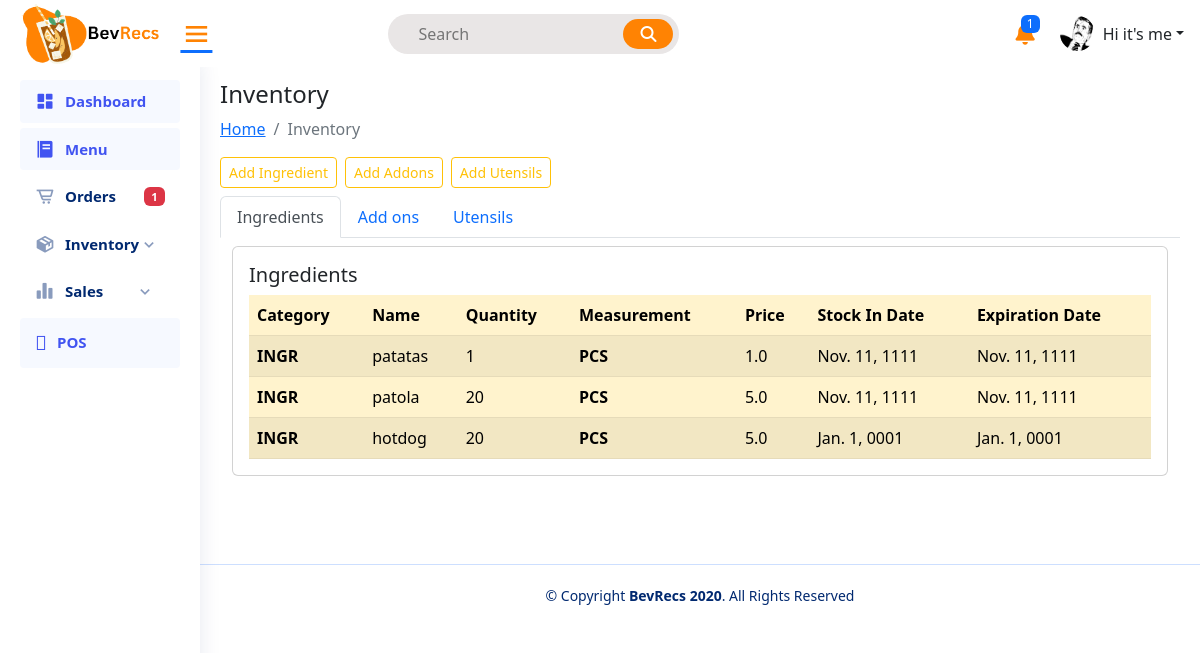
Page //inventory/ on the earlier database version.
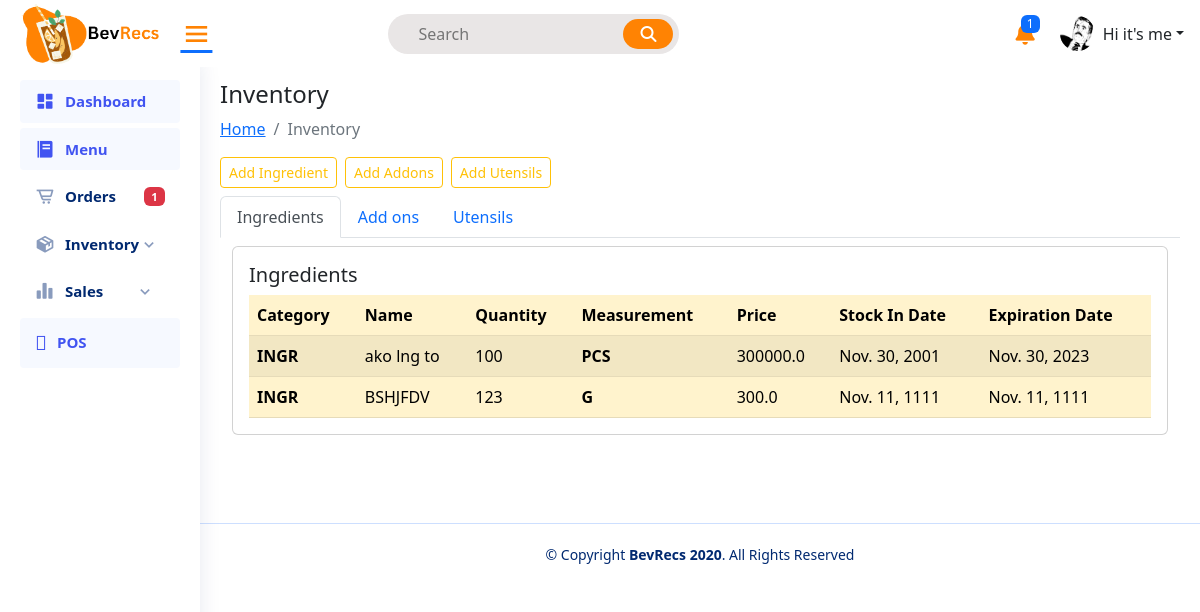
Same page on the later database version.
### pos/models.py (models this page shows, shortened)
class Stocks(models.Model):
    stockname = models.CharField(max_length=50)
    stockcategory = models.CharField(choices=STOCK_CATEGORY, max_length=100)
    stockquantity = models.PositiveIntegerField()
    stockmeasurement = models.CharField(choices=STOCK_QUANTITY, max_length=100)
    stockprice = models.FloatField()
    stockdate_in = models.DateField()
    stockexpiration = models.DateField()

### pos/views.py (the view)
# urls.py: path('/inventory/', views.inventory, name='inventory'),
def inventory(request):
    ingridientForm = IngridientsForm()
    my_data_ingredients = Stocks.objects.all()
    my_data_addOns = Stocks.objects.all()
    my_data_utensils = Stocks.objects.all()
    addOnsForm = AddOnsForm()
    utensilsForm = UtensilsForm()
    context = {
        "stock_category": STOCK_CATEGORY,
        "stock_quantity": STOCK_QUANTITY,
        "my_data_i" : my_data_ingredients.filter(stockcategory="INGR"),
        "my_data_a" : my_data_addOns.filter(stockcategory="AO"),
        "my_data_u" : my_data_utensils.filter(stockcategory="UTNSL"),
        "ingridientForm": ingridientForm,
        "addOnsForm" : addOnsForm,
        "utensilsForm" : utensilsForm,
    }
    return render(request, "inventory.html", context)

### pos/forms.py
class IngridientsForm(forms.ModelForm):
    stockcategory = forms.ChoiceField(
        choices=STOCK_CATEGORY,
        widget=forms.RadioSelect,
    )
    stockmeasurement = forms.ChoiceField(
        choices=STOCK_QUANTITY,
        widget=forms.RadioSelect,
    )
    class Meta:
        model = Stocks  # Eto yung table na gagamitin
        fields = ["stockname","stockmeasurement", "stockcategory", "stockquantity", "stockprice", "stockdate_in", "stockexpiration"]

class AddOnsForm(forms.ModelForm):
    stockcategory = forms.ChoiceField(
        choices=STOCK_CATEGORY,
        widget=forms.RadioSelect,
    )
    stockmeasurement = forms.ChoiceField(
        choices=STOCK_QUANTITY,
        widget=forms.RadioSelect,
    )
    class Meta:
        model = Stocks  # Eto yung table na gagamitin
        fields = ["stockname","stockmeasurement", "stockcategory", "stockquantity", "stockprice", "stockdate_in", "stockexpiration"]

### pos/templates/inventory.html (shortened to what this page needs)
{% load static %}
<!DOCTYPE html>
<html lang="en">
<head>
  <link rel="stylesheet" href="https://cdnjs.cloudflare.com/ajax/libs/font-awesome/6.4.0/css/all.min.css"
 />
  <link href='https://unpkg.com/boxicons@2.1.4/css/boxicons.min.css' rel='stylesheet'>
  <link rel="stylesheet" href="{% static 'main.css' %}">
  <link rel="stylesheet" href="{% static 'style.css' %}">
  <link rel="stylesheet" href="https://cdnjs.cloudflare.com/ajax/libs/twitter-bootstrap/5.2.0/css/bootstrap.min.css">
  <link rel="stylesheet" href="https://cdn.datatables.net/1.13.4/css/dataTables.bootstrap5.min.css">
</head>
<body>
  <header class="header fixed-top d-flex align-items-center">
    <div class="d-flex align-items-center justify-content-between">
      <a href="/templates/index.html" class="logo d-flex align-items-center px-2">
        <img class="logo" src="/static/img/logo-with-name.png" alt="logo">
        <i class='bx bx-menu toggle-sidebar-btn'></i>
      </a>
    </div>
    <div class="search-bar m-auto">
      <form class="search-form d-flex align-items-center">
        <input type="text" name="query" placeholder="Search" title="Enter search keyword">
        <button type="submit" title="Search"><i class="fa fa-search"></i></button>
      </form>
    </div>
    <nav class="header-nav ms-auto">
      <ul class="d-flex align-items-center mt-3 list-unstyled">
        <li class="nav-item dropdown">
          <a class="nav-link nav-icon" href="#" data-bs-toggle="dropdown">
            <i class="fa fa-bell"></i>
            <span class="badge bg-primary badge-number">1</span>
          </a>
        </li>
        <li class="nav-item dropdown pe-3">
          <a class="nav-link nav-profile d-flex align-items-center pe-0" href="#" data-bs-toggle="dropdown">
            <img src="/static/img/profile.png" alt="Profile" class="rounded-circle">
            <span class="d-none d-md-block dropdown-toggle ps-2">Hi it's me</span>
          </a>
        </li>
      </ul>
    </nav>
  </header>
  <aside id="sidebar" class="sidebar">
    <ul class="sidebar-nav" id="sidebar-nav">
      <li class="nav-item">
        <a class="nav-link" href="{% url 'pos:index'%}">
          <i class='bx bxs-dashboard'></i><span>Dashboard</span>
        </a>
      </li>
      <li class="nav-item">
        <a class="nav-link active" data-bs-target="#menu-nav" href="{% url 'pos:menu' %}" >
          <i class='bx bxs-food-menu' ></i></i><span>Menu</span>
        </a>
      </li>
      <li class="nav-item">
        <a class="nav-link collapsed" href="{% url 'pos:order' %}">
          <i class='bx bx-cart-alt'></i><span>Orders</span>
          <span class="badge badge-number ms-auto bg-danger">1</span>
        </a>
      </li>
      <li class="nav-item">
        <a class="nav-link collapsed" data-bs-target="#inventory-nav" data-bs-toggle="collapse" href="">
          <i class='bx bxs-package'></i><span>Inventory</span><i class='bx bx-chevron-down ms-auto'></i>
        </a>
      </li>
      <li class="nav-item">
        <a class="nav-link collapsed" data-bs-target="#sales-nav" data-bs-toggle="collapse" href="#">
          <i class='bx bxs-bar-chart-alt-2'></i><span>Sales</span><i class='bx bx-chevron-down ms-auto'></i>
        </a>
      </li>
      <li class="nav-item">
        <a class="nav-link" data-bs-target="#pos-nav" href="{% url 'pos:home' %}">
          <i class='bx-bar-chart' ></i></i><span>POS</span>
        </a>
      </li>
    </ul>
  </aside>
  <main id="main" class="main">
    <div class="pagetitle">
      <h1>Inventory</h1>
      <nav>
        <ol class="breadcrumb">
          <li class="breadcrumb-item"><a href="/templates/index.html">Home</a></li>
          <li class="breadcrumb-item active">Inventory</li>
        </ol>
      </nav>
    </div>
    <section class="section dashboard">
      <div class="row">
        <div class="col-lg-12 mb-2">
          <div class="row g-2">
              <div class="col-12 d-flex d-grip gap-2">
                <button type="button" class="btn btn-outline-warning btn-sm"  data-bs-toggle="modal" data-bs-target="#addingredientmodal">Add Ingredient</button>
                <button type="button" class="btn btn-outline-warning btn-sm"  data-bs-toggle="modal" data-bs-target="#addonsmodal">Add Addons</button>
                <button type="button" class="btn btn-outline-warning btn-sm"  data-bs-toggle="modal" data-bs-target="#utensilsmodal">Add Utensils</button>
              </div>
             <div class="col-12">
                <ul class="nav nav-tabs">
                  <li class="nav-item">
                    <a class="nav-link active" data-bs-toggle="tab" href="#ingredient">Ingredients</a>
                  </li>
                  <li class="nav-item">
                    <a class="nav-link" data-bs-toggle="tab" href="#addons">Add ons</a>
                  </li>
                  <li class="nav-item">
                    <a class="nav-link" data-bs-toggle="tab" href="#utensils">Utensils</a>
                  </li>
                </ul>
                <div class="tab-content mt-2">
                  <div class="tab-pane container active" id="ingredient">
                    <div class="card overflow-auto">
                      <div class="card-body pb-0">
                        <h5 class="card-title">Ingredients</span></h5>
                        <table class="table rounded table-striped table-warning" id="IngredientTable">
                          <thead>
                            <tr>
                              <th scope="col">Category</th>
                              <th scope="col">Name</th>
                              <th scope="col">Quantity</th>
                              <th scope="col">Measurement</th>
                              <th scope="col">Price</th>
                              <th scope="col">Stock In Date</th>
                              <th scope="col">Expiration Date</th>
                            </tr>
                          </thead>
                          <tbody>
                            {% for item in my_data_i %}
                            <tr>
                              <th>{{item.stockcategory}}</th>
                              <td>{{item.stockname}}</td>
                              <td>{{item.stockquantity}}</td>
                              <th>{{item.stockmeasurement}}</th>
                              <td>{{item.stockprice}}</td>
                              <td>{{item.stockdate_in}}</td>
                              <td>{{item.stockexpiration}}</td>
                            </tr>
                            {% endfor %}
                          </tbody>
                        </table>
                      </div>
                    </div>
                  </div>
                </div>
            </div>
          </div>
        </div>
        </div>
      </section>
  </main>
<footer id="footer" class="footer">
  <div class="copyright">
    &copy; Copyright <strong><span>BevRecs 2020</span></strong>. All Rights Reserved
  </div>
</footer>
</body>
</html>

### pos/static/style.css (style rules this page uses)
body { background-color: aliceblue; }
header { background-color: #ffff; }
.logo { height: 64px; }
.header .toggle-sidebar-btn { font-size: 32px; padding-left: 10px; cursor: pointer; color: #FF8303; }
.search-form { width: 100%; position: relative; }
.search-form input { width: 100%; padding: 0 30px; border-radius: 50px; border: none; font-weight: 300; font-size: 16px; text-transform: capitalize; color: black; height: 40px; background-color: #e9e6e6; }
.search-form button { position: absolute; right: 6px; height: 30px; border: none; color: #ffff; background-color: #FF8303; border-radius: 50px; width: 50px; }
.header-nav .nav-icon { font-size: 22px; color: #FF8303; margin-right: 25px; position: relative; }
.header-nav .badge-number { position: absolute; inset: -2px -5px auto auto; font-weight: normal; font-size: 12px; padding: 3px 6px; color: white; }
.nav-link img { width: 35px; height: 35px; }
.sidebar { position: fixed; top: 60px; left: 0; bottom: 0; width: 200px; z-index: 996; transition: all 0.3s; padding: 20px; overflow-y: auto; scrollbar-width: thin; scrollbar-color: #aab7cf transparent; box-shadow: 0px 0px 20px rgba(1, 41, 112, 0.1); background-color: #fff; }
@media (min-width: 1200px) { #main, #footer { margin-left: 200px; } }
.sidebar-nav { padding: 0; margin: 0; list-style: none; }
.sidebar-nav li { padding: 0; margin: 0; list-style: none; }
.sidebar-nav .nav-item { margin-bottom: 5px; }
.sidebar-nav .nav-link { display: flex; align-items: center; font-size: 15px; font-weight: 600; color: #4154f1; transition: 0.3; background: #f6f9ff; padding: 10px 15px; border-radius: 4px; }
.sidebar-nav .nav-link i { font-size: 20px; margin-right: 10px; color: #4154f1; }
.sidebar-nav .nav-link.collapsed { color: #012970; background: #fff; }
.sidebar-nav .nav-link.collapsed i { color: #899bbd; }
.main { padding-left: 20px; padding-right: 20px; }
.main .pagetitle h1 { font-size: 24px; }
@media (min-width: 1200px) { #main, #footer { margin-left: 200px; margin-top: 80px; } }
.footer { padding: 20px 0; font-size: 14px; transition: all 0.3s; border-top: 1px solid #cddfff; }
.footer .copyright { text-align: center; color: #012970; }

Differences in the rows shown:
removed Stocks: stockcategory "INGR", stockname "hotdog", stockquantity "20", stockmeasurement "PCS", stockprice "5.0", stockdate_in "Jan. 1, 0001", stockexpiration "Jan. 1, 0001"
changed Stocks "PCS": stockname "patatas" → "ako lng to"; stockquantity "1" → "100"; stockprice "1.0" → "300000.0"; stockdate_in "Nov. 11, 1111" → "Nov. 30, 2001"; stockexpiration "Nov. 11, 1111" → "Nov. 30, 2023"
changed Stocks "Nov. 11, 1111": stockname "patola" → "BSHJFDV"; stockquantity "20" → "123"; stockmeasurement "PCS" → "G"; stockprice "5.0" → "300.0"
